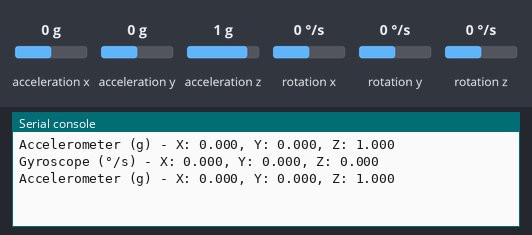
The program below on a simulated Raspberry Pi Pico running MicroPython. Shown: the last lines printed to the serial console. The inputs (shaded band) are chosen by the test bench; at power-on: acceleration x 0 g, acceleration y 0 g, acceleration z 1 g, rotation x 0 °/s, rotation y 0 °/s, rotation z 0 °/s. Library files of the repository ran but are not shown: imu.py.

Above: at 1.4 s.
1.5 s: acceleration x set to -1.4 g
At 2.1 s:
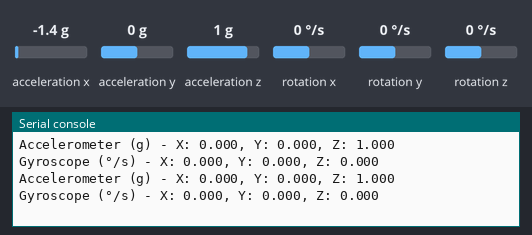
3.0 s: acceleration y set to -1.4 g
At 3.6 s:
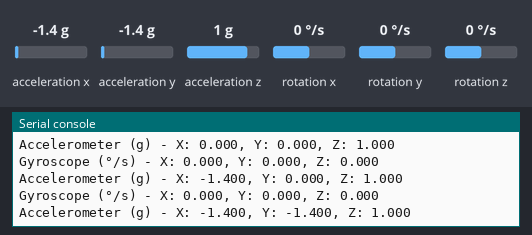
4.5 s: acceleration z set to -1.4 g
At 5.2 s:
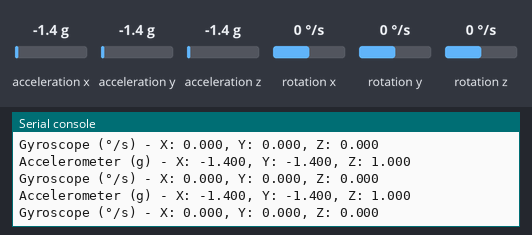
6.0 s: rotation x set to -192 °/s
At 6.6 s:
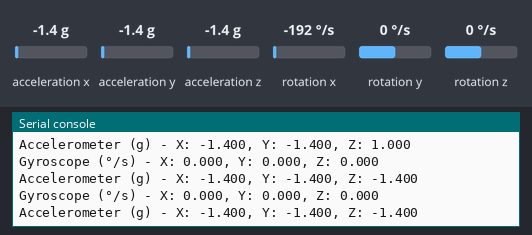
7.5 s: rotation y set to -192 °/s
At 8.2 s:
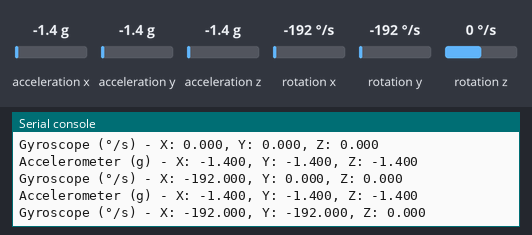

The program:

6.3_6axis_motion_tracking.py
```python
from machine import I2C, Pin
import utime
from imu import MPU6050

# Initialize I2C interface (I2C0) with SDA on GP4 and SCL on GP5
i2c = I2C(0, sda=Pin(4), scl=Pin(5), freq=400000)

# Initialize the MPU-6050 sensor
mpu = MPU6050(i2c)

def read_accelerometer():
   """Reads accelerometer data and returns it as a tuple (x, y, z)."""
   accel = mpu.accel
   return accel.x, accel.y, accel.z

def read_gyroscope():
   """Reads gyroscope data and returns it as a tuple (x, y, z)."""
   gyro = mpu.gyro
   return gyro.x, gyro.y, gyro.z

def main():
   """Main loop to read and print sensor data."""
   while True:
      # Read accelerometer data
      ax, ay, az = read_accelerometer()
      print("Accelerometer (g) - X: {:.3f}, Y: {:.3f}, Z: {:.3f}".format(ax, ay, az))

      # Pause for readability
      utime.sleep(0.5)

      # Read gyroscope data
      gx, gy, gz = read_gyroscope()
      print("Gyroscope (°/s) - X: {:.3f}, Y: {:.3f}, Z: {:.3f}".format(gx, gy, gz))

      # Pause before the next set of readings
      utime.sleep(0.5)

# Run the main function
if __name__ == "__main__":
   main()
```

Measured:
- after the input at 3.0 s, the serial console: prints a new line after 0.23 s (image 2)
- after the input at 7.5 s, the serial console: prints a new line after 0.27 s (image 5)
